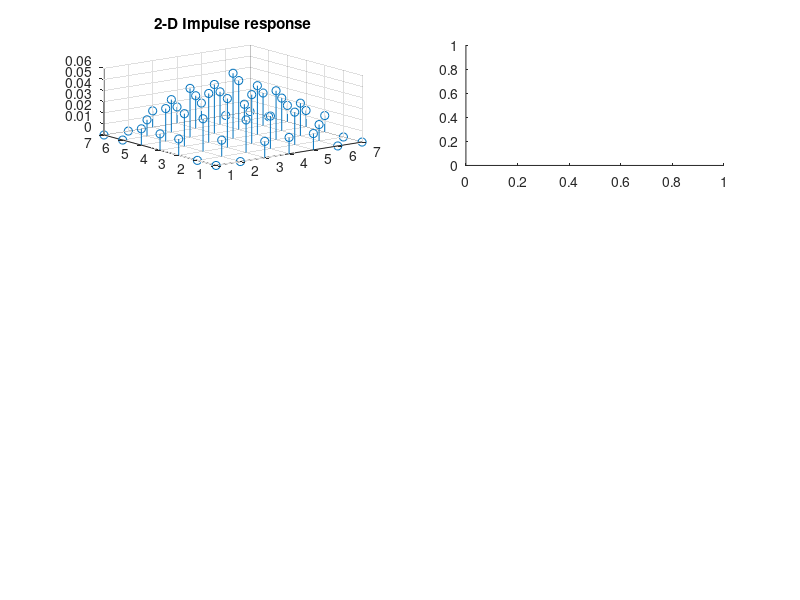

This figure's MATLAB source: (Note: this script raises an error after producing the figure.)
h = [0 0 1 1 1 0 0;0 1 2 2 2 1 0; 1 2 3 3 3 2 1; 1 2 3 4 3 2 1; 
    1 2 3 3 3 2 1; 0 1 2 2 2 1 0; 0 0 1 1 1 0 0];
h = h/68;
rho = 2*sqrt(3);
range = linspace(-rho,rho,64);

% 3.a.
figure(1);
subplot(3,2,1);
stem3(h);
title('2-D Impulse response');

subplot(3,2,2);
f = freqz2(h);
m = abs(f);
contour(range,range,f,'ShowText','on');
title('2-D Magnitude response');
caxis([0, 1]);
colorbar;

subplot(3,2,3);
surf(range,range,m);
title('2-D Magnitude response');

subplot(3,2,4);
plot(range,m(64/2,:));
title('1-D Magnitude response for f_{y}= 0');

subplot(3,2,5);
p = angle(f);
surf(range,range,p);
title('2-D Phase response');

subplot(3,2,6);
plot(range,p(64/2,:));
title('1-D Phase response for f_{y} = 0');

text(-6.5,14,'HW3 #3.b')

%3.d.
figure(2);
k = zeros(7);
sizek = round(size(k)/2);
k(sizek,sizek) = 1;
g = k - h;

subplot(3,2,1);
stem3(g);
title('2-D Impulse response');

subplot(3,2,2);
f = freqz2(g);
m = abs(f);
contour(range,range,f,'ShowText','on');
title('2-D Magnitude response');
caxis([0, 1]);
colorbar;

subplot(3,2,3);
surf(range,range,m);
title('2-D Magnitude response');

subplot(3,2,4);
plot(range,m(64/2,:));
title('1-D Magnitude response for f_{y}= 0');

subplot(3,2,5);
p = angle(f);
surf(range,range,p);
title('2-D Phase response');

subplot(3,2,6);
plot(range,p(64/2,:));
title('1-D Phase response for f_{y} = 0');


% 3.e.
figure(3);
B = imread('barbara.tif');
subplot(1,3,1);
imshow(B);
title('Original');

subplot(1,3,2);
f1 = filter2(h,B);
imshow(f1,[0 255]);
title('Filter h');

subplot(1,3,3);
f2 = filter2(g,B);
imshow(f2,[0 255]);
title('Filter g');

